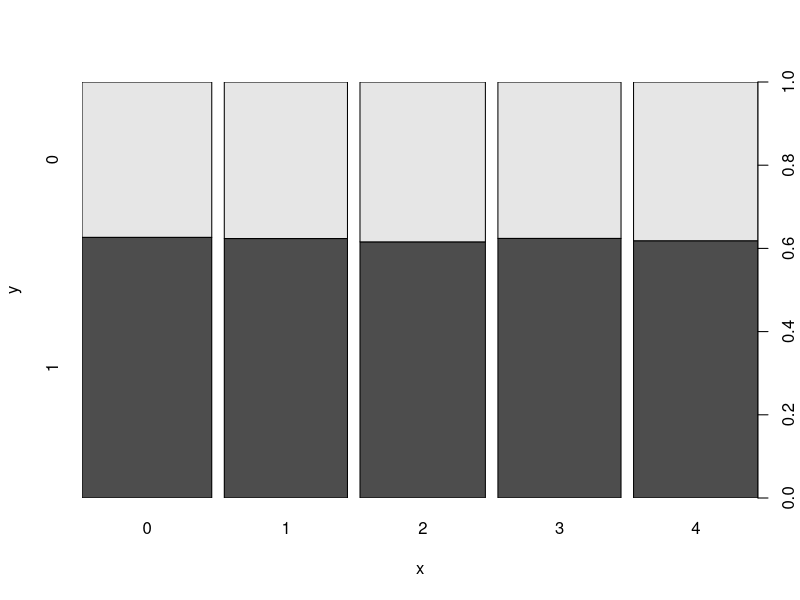
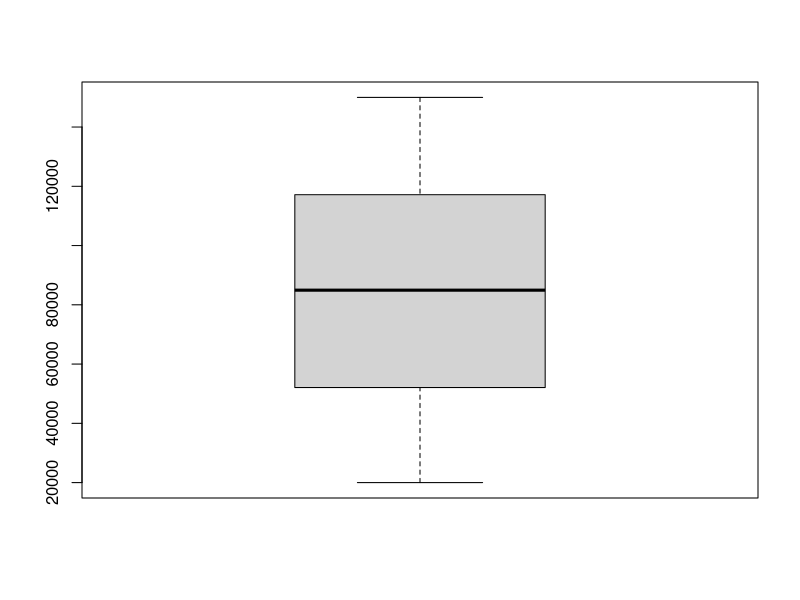
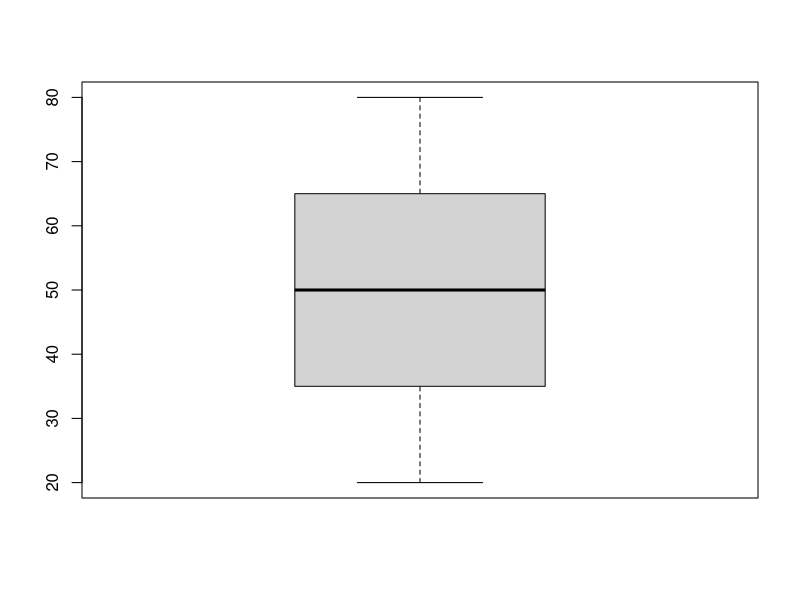
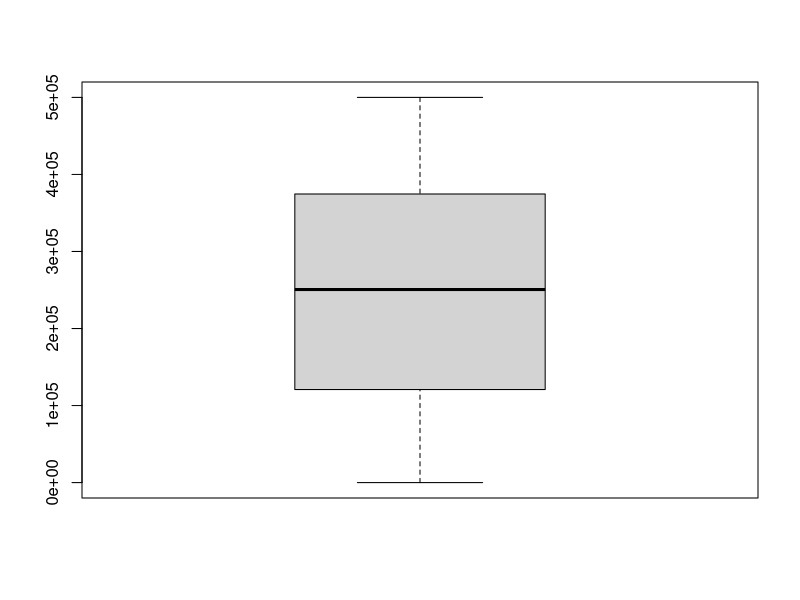
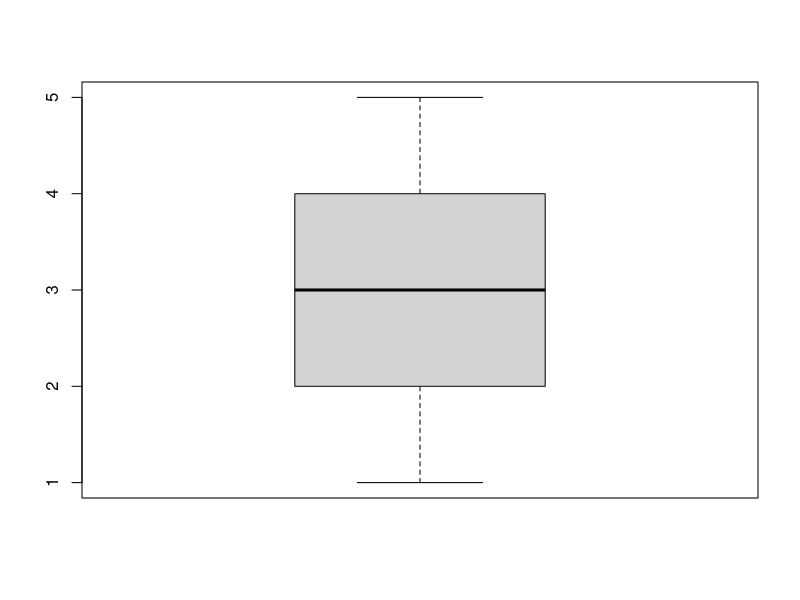
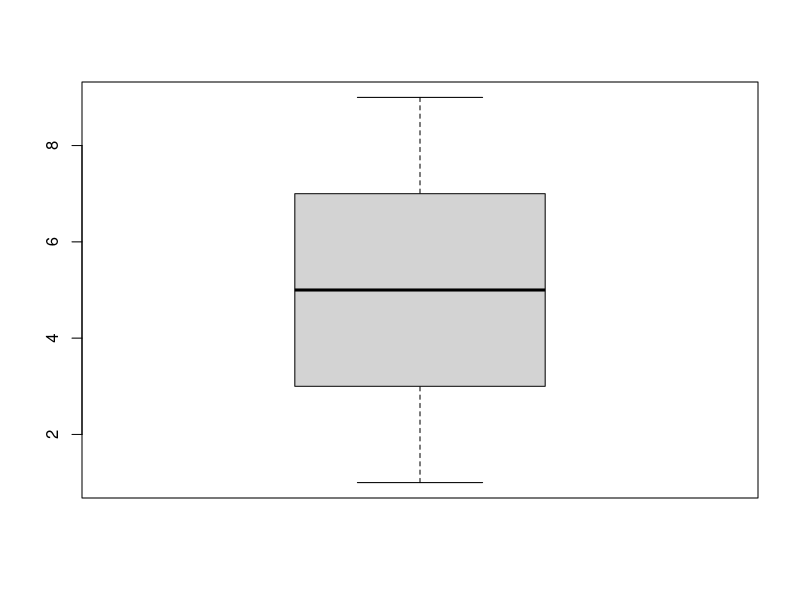
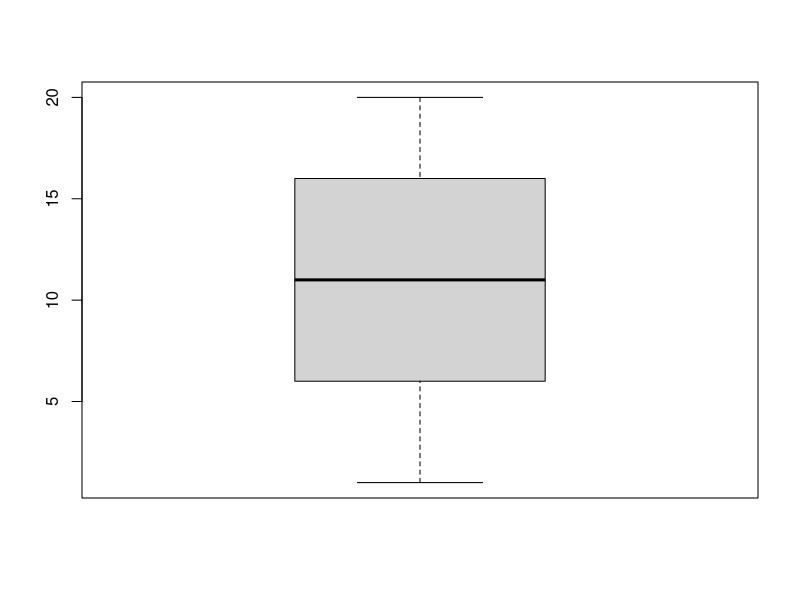
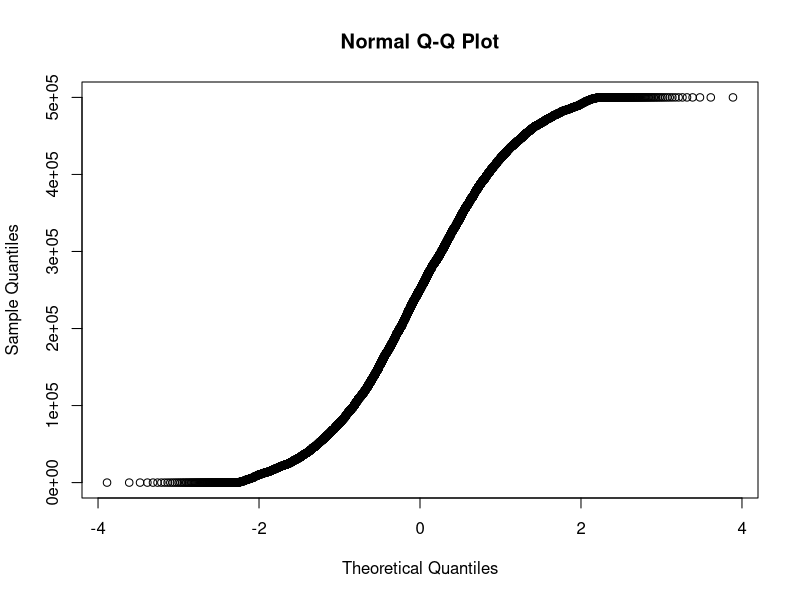

Source code (R) for these figures, in order: (Note: this script raises an error after producing the figures.)
#C5.0  10-fold cross validation
#dataframe = CompleteResponses
#Y Value = brand

library(readr)
library(rstudioapi)
library(caret)
library(ggplot2)

#Uploading data set
setwd(dirname(getActiveDocumentContext()$path))
CompleteResponses <- read.csv("../Data/CompleteResponses.csv")
setwd(dirname(getActiveDocumentContext()$path))
SurveyIncomplete <- read.csv("../Data/SurveyIncomplete.csv")

#Exploring data
attributes(CompleteResponses)
summary(CompleteResponses)
str(CompleteResponses)
sum(is.na(CompleteResponses))

#Preprocessing
CompleteResponses$elevel<-as.factor(CompleteResponses$elevel)
CompleteResponses$car<-as.factor(CompleteResponses$car)
CompleteResponses$zipcode<-as.factor(CompleteResponses$zipcode)
CompleteResponses$brand<-as.factor(CompleteResponses$brand)

SurveyIncomplete$elevel<-as.factor(SurveyIncomplete$elevel)
SurveyIncomplete$car<-as.factor(SurveyIncomplete$car)
SurveyIncomplete$zipcode<-as.factor(SurveyIncomplete$zipcode)
SurveyIncomplete$brand<-as.factor(SurveyIncomplete$brand)

#Plots
plot(CompleteResponses$elevel, CompleteResponses$brand)
boxplot(CompleteResponses$salary)
boxplot(CompleteResponses$age)
boxplot(CompleteResponses$credit)
boxplot(CompleteResponses$elevel)
boxplot(CompleteResponses$zipcode)
boxplot(CompleteResponses$car)
qqnorm(CompleteResponses$credit)

#Analysis of correlation for feature selection
summary(aov(CompleteResponses$salary ~ CompleteResponses$brand, data = CompleteResponses))
summary(aov(CompleteResponses$age ~ CompleteResponses$brand, data = CompleteResponses))
summary(aov(CompleteResponses$credit ~ CompleteResponses$brand, data = CompleteResponses))
chisq.test(CompleteResponses$elevel, CompleteResponses$brand)
chisq.test(CompleteResponses$car, CompleteResponses$brand)
chisq.test(CompleteResponses$zipcode, CompleteResponses$brand)
cor(CompleteResponses$salary, CompleteResponses$age)
cor(CompleteResponses$salary, CompleteResponses$credit)
cor(CompleteResponses$age, CompleteResponses$credit)
ggplot(data = CompleteResponses, aes(x=CompleteResponses$salary, y=CompleteResponses$age)) + geom_point()

#Training and testing sets
inTraining <- createDataPartition(CompleteResponses$brand, p = .75, list = FALSE)
training <- CompleteResponses[inTraining,]
testing <- CompleteResponses[-inTraining,]
nrow(training)
nrow(testing)

#SetSeed
set.seed(123)

#10 fold cross validation
fitControl <- trainControl(method = "repeatedcv", number = 10, repeats = 1)

#Training model all features OOB Automatic Tuning Grid with a tuneLength of 2
C5.0feat <- train(brand~ ., data = training, method = "C5.0",
                  trControl=fitControl, tuneLength = 2)
C5.0feat
#Feat selection
varImp(C5.0feat)

#Training model 2 features OOB Automatic Tuning Grid with a tuneLength of 2
C5.0feat2 <- train(brand~ salary+age, data = training, method = "C5.0",
                   trControl=fitControl, tuneLength = 2)
C5.0feat2

#Training model 2 features Optimized tuneLength of 20
C5.0feat2_opt <- train(brand~ salary+age, data = training, method = "C5.0",
                       trControl = fitControl, tuneLength = 20)
C5.0feat2_opt

#Test predictions
C5.0_predictions <- predict(C5.0feat2_opt,testing)
C5.0_predictions

#Metrics and errors
postResample(pred = C5.0_predictions,obs = testing$brand)
confusionMatrix(C5.0_predictions, testing$brand)
names(testing)
testing$prediction <- C5.0_predictions
testing$error <- testing$brand == testing$prediction
summary(testing$error)
ggplot(testing, aes(x=testing$age, y=testing$salary)) +geom_point(aes(col=testing$error))
ggplot(testing, aes(x=testing$age, y=testing$salary)) +geom_point(aes(col=testing$prediction))

#Real predictions
survey_predictions <- predict(C5.0feat2_opt,SurveyIncomplete)
survey_predictions
summary(survey_predictions)
plot(survey_predictions)
ggplot(SurveyIncomplete, aes(x=SurveyIncomplete$age, y=SurveyIncomplete$salary)) +geom_point(aes(col=survey_predictions))
SurveyIncomplete$brandprediction <- survey_predictions
SurveyIncomplete$brand <- NULL
SurveyIncomplete$prediction <- NULL
write.csv(SurveyIncomplete)
write.csv(SurveyIncomplete,"~/Desktop/Ubiqum/Módulo 2/Task2/Data/SurveyIncomplete.csv")
